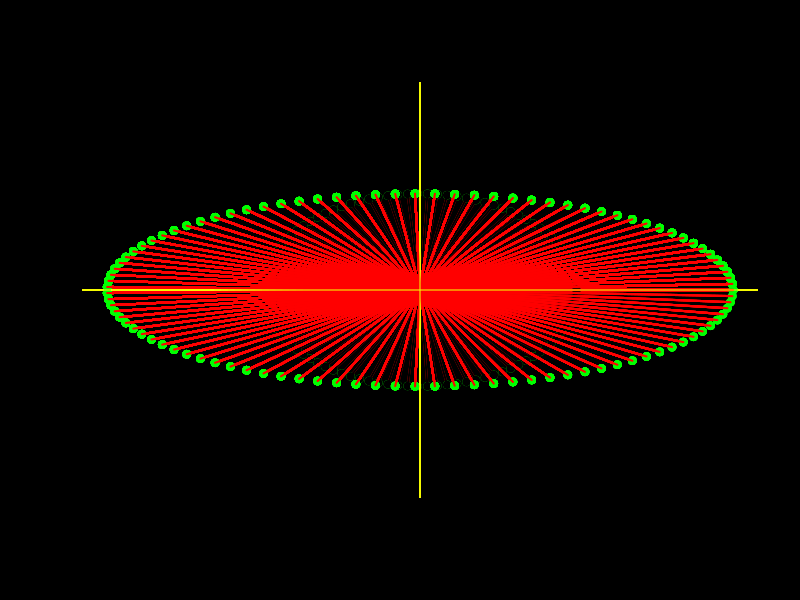

Recreate this plot in R.
n <- 100

angles <- seq(0, 2 * pi, length.out = n)

x <- cos(angles)
y <- sin(angles)

par(bg = "black")
plot(NA, NA, xlim = c(-2, 2), ylim = c(-2, 2))

points(x, y, col = "green", pch = 19)
abline(h = 0, col = "#f5fc02")
abline(v = 0, col = "#f5fc02")
segments(0, 0, x, y, col = "red", lwd = 2)

a <- matrix(c(x, y), nrow = 2, byrow = TRUE)

trans <- matrix(c(2, 0, 0, 1), nrow = 2, byrow = TRUE)

b <- trans %*% a

pause <- function(seconds){
  start <- Sys.time()
  while((Sys.time() - start) < seconds){}
}

for (i in 1:100) {
  points(x[i], y[i], col = "black", pch = 19)
  segments(0, 0, x[i], y[i], col = "black", lwd = 2)
  
  points(b[1, i], b[2, i], type = "p", asp = 1, col = "green", pch = 19)
  points(b[1, 1:i], b[2, 1:i], type = "p", asp = 1, col = "green", pch = 19)
  
  segments(0, 0, b[1, i], b[2, i], col = "red", lwd = 2)
  segments(0, 0, b[1, 1:i], b[2, 1:i], col = "red", lwd = 2)
  
  abline(h = 0, col = "#f5fc02")
  abline(v = 0, col = "#f5fc02")
  
  pause(0.25)
}
